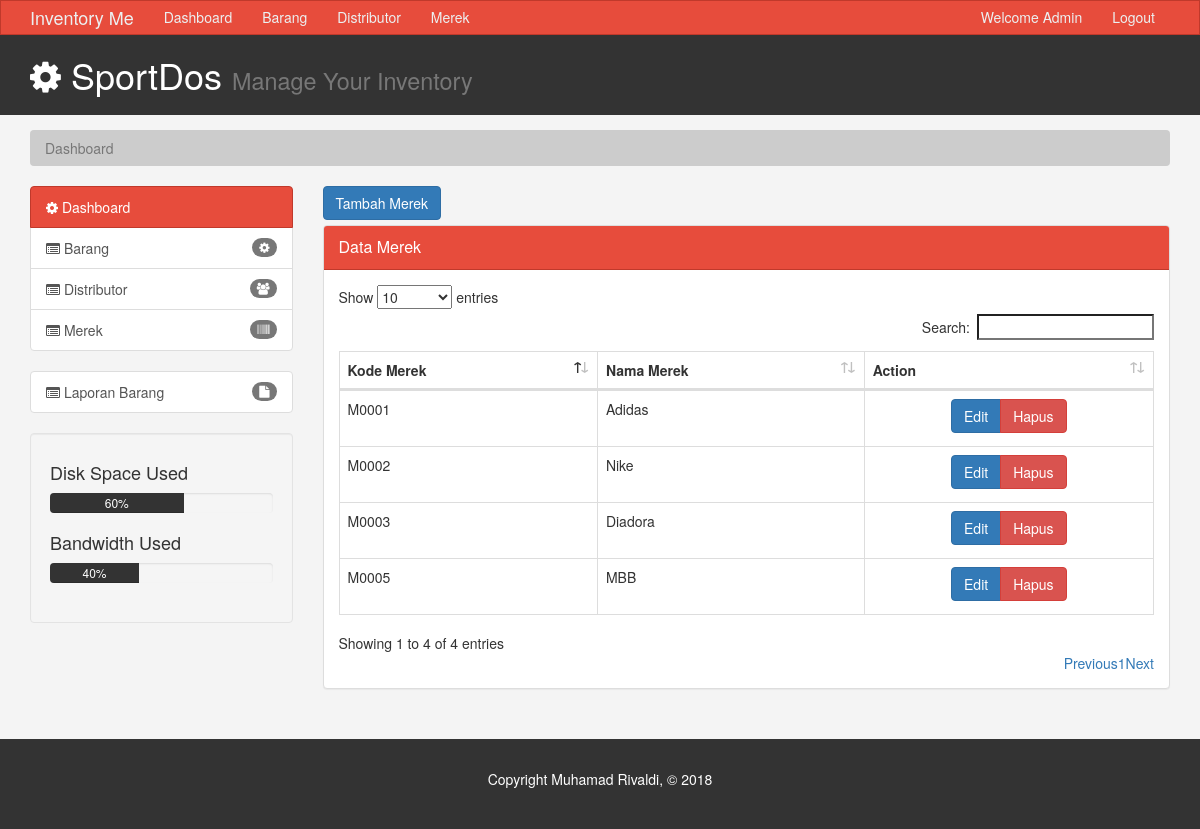
/admin.php?menu=merek (signed in), run on the app's committed database.
### tables this page shows
CREATE TABLE `table_merek` (
  `kd_merek` varchar(7) NOT NULL,
  `merek` varchar(30) NOT NULL
);

### controller.php (called while the page is built, shortened)
<?php
    $username = "root";
    $password = "";
    $database = "inventory_barang";
    $hostname = "localhost";
    $conn = mysqli_connect($hostname,$username,$password,$database) or die("Connection Corrupt");
    class oop
    {
        public function select($table){
            global $conn;
            $sql = "SELECT * FROM $table";
            $query = mysqli_query($conn,$sql);
            $data = [];
            while($bigData = mysqli_fetch_assoc($query)){
                $data[] = $bigData;
            }
            return $data;
        }
        public function kode_auto($table,$where,$pre){
            global $conn;
            $cek_kode = mysqli_query($conn, "select max($where) from $table");
            @$data = mysqli_fetch_array($cek_kode);
            if ($data) {
                $nilaikode = substr($data[0], 1);
                $kode = (int) $nilaikode;
                $kode = $kode + 1;
                $kode_otomatis = "$pre".str_pad($kode, 4, "0", STR_PAD_LEFT);
            } else {
                $kode_otomatis = $pre."0001";
            }
            return $kode_otomatis;
        }
    }
?>

### merek.php (the view, shortened to what this page needs)
<?php
	include 'controller.php';
	$dos = new oop();
	$table = "table_merek";
	$where = "kd_merek";
	$data = $dos->select($table);
	$pre = "M";
	$kode = $dos->kode_auto($table, $where, $pre);
?>
<a class="btn btn-primary" href="#addmerek" data-toggle="modal" style="margin-bottom: 5px;">Tambah Merek</a>
<div class="panel panel-default">
	<div class="panel-heading main-color-bg">
		<div class="panel-title">Data Merek</div>
	</div>
	<div class="panel-body">
		<table class="table table-bordered table-hover" id="sampleTable">
			<thead>
				<tr>
					<th>Kode Merek</th>
					<th>Nama Merek</th>
					<th>Action</th>
				</tr>
			</thead>
			<tbody>
				<?php
				$no = 1;
				foreach ($data as $me) { ?>
				<tr>
					<td id="data-kode<?= $no; ?>"><?= $me['kd_merek'] ?></td>
					<td id="data-merek<?= $no; ?>"><?= $me['merek']?></td>
					<td align="center">
						<div class="btn-group">
							<a class="btn btn-primary" id="editt<?= $no; ?>" data-target="#medalbuatedit" data-toggle="modal" style="margin-bottom: 5px;" data-id="<?= $me['kd_merek'] ?>">Edit</a>
							<a href="?menu=merek&hapus&id=<?= $me['kd_merek'] ?>" class="btn btn-danger">Hapus</a>
						</div>
					</td>
				</tr>
				<?php $no++; } ?>
			</tbody>
		</table>
	</div>
</div>

### css/style.css (style rules this page uses)
body { background:#f4f4f4; }
.main-color-bg { background-color: #e74c3c !important; border-color: #c0392b !important; color:#ffffff !important; }

### data on the page
table_merek: kd_merek "M0001", merek "Adidas"
table_merek: kd_merek "M0002", merek "Nike"
table_merek: kd_merek "M0003", merek "Diadora"
table_merek: kd_merek "M0005", merek "MBB"
